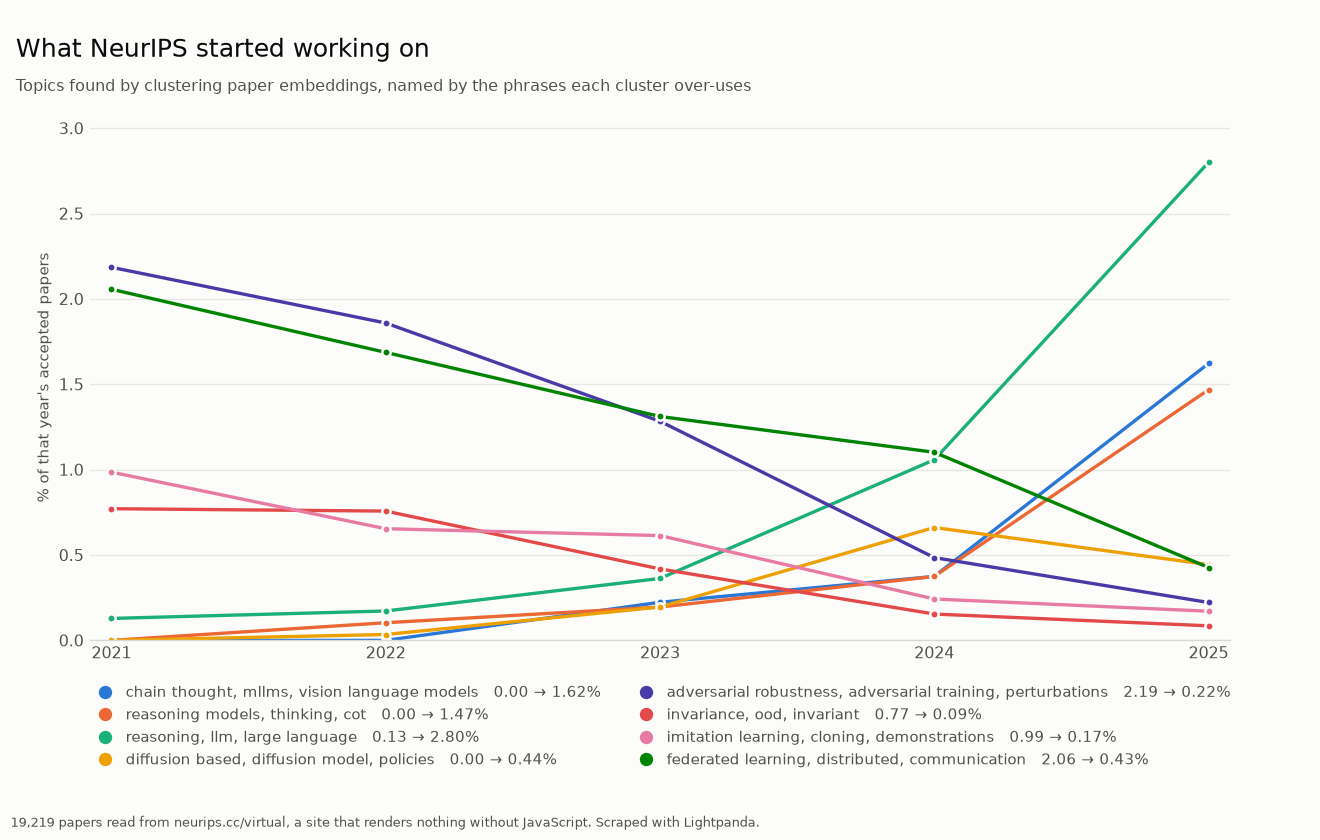

Write Python code to recreate this figure.
# /// script
# requires-python = ">=3.10"
# dependencies = ["lightpanda", "pandas", "numpy", "requests", "fastembed", "scikit-learn",
#                 "matplotlib"]
# ///
"""What NeurIPS started working on, discovered from a site that serves no HTML.

https://neurips.cc/virtual/2025/papers.html renders nothing without JavaScript.
``requests`` gets 800 KB of scripts around an empty card list and a
``<noscript>`` apology; BeautifulSoup finds 0 papers. The page fetches a 27 MB
index, keeps every paper in a JavaScript array, and renders at most 400 cards
from it, so reading the DOM would still miss most of the conference.

Lightpanda runs the page and reads that array instead, one browser per year and
five years at once: 19,219 papers with abstracts, in about a minute.

Those are embedded once, then clustered by Chinese Whispers: every paper starts
as its own topic and repeatedly adopts the majority topic of its nearest
neighbours. No number of clusters is chosen and nothing is forced into a bucket
-- a paper with no close neighbours simply stays alone. Each cluster is named by
the phrases its papers use far more than the conference does.

What comes out is the shape of the field: "3d gaussian splatting" appears from
nothing in 2024, "kv cache, long context" rises tenfold, "federated" and
"adversarial robustness" fall away. Nothing supplied those topics.

Passing a query searches the same embeddings by meaning instead.

Run:  uv run examples/neurips_topics.py
      uv run examples/neurips_topics.py "making models reason step by step"
"""
import argparse
import asyncio
import functools
import os
import re
import sys
import time
from pathlib import Path

import numpy as np
import pandas as pd

from lightpanda import AsyncBrowser

YEARS = [2021, 2022, 2023, 2024, 2025]

# The page keeps every paper here; only 400 of them ever reach the DOM.
PULL = "return allPapers.map(p => [p.title, p.abstract || '', p.url, p.id])"
# 8192 input tokens, comfortably more than any abstract here, so nothing truncates.
GEMINI = "gemini-embedding-2"
EMBED_URL = f"https://generativelanguage.googleapis.com/v1beta/models/{GEMINI}:batchEmbedContents"


async def scrape_year(year: int) -> list[dict]:
    """Every paper of one year, read from the page's own data rather than its cards."""
    # One browser process per year: concurrent sessions sharing a process fail on this
    # workload, each parsing a 27 MB index. --http-timeout is a deadline for the whole
    # response rather than an idle timeout, so that index trips the 15 s default.
    async with AsyncBrowser(args=["--http-timeout", "180000"], max_concurrency=1) as browser:
        async with browser.session() as page:
            await page.goto(url=f"https://neurips.cc/virtual/{year}/papers.html", timeout=180_000)
            # `allPapers` is filled just before the first cards render.
            await page.wait_for_script(
                script="typeof allPapers !== 'undefined' && allPapers.length > 0", timeout=120_000)
            rows = await page.evaluate(script=PULL, timeout=180_000)
    print(f"  {year}: {len(rows)} papers", file=sys.stderr)
    # Site-relative paths, and the oldest years carry none at all: those are linked by id.
    return [{"year": year, "title": t, "abstract": a,
             "url": f"https://neurips.cc{u}" if (u or "").startswith("/")
                    else f"https://neurips.cc/virtual/{year}/poster/{i}"}
            for t, a, u, i in rows]


async def scrape(years: list[int]) -> pd.DataFrame:
    """All the requested years at once, one browser each."""
    results = await asyncio.gather(*(scrape_year(y) for y in years))
    return pd.DataFrame([row for rows in results for row in rows])


def corpus(df: pd.DataFrame) -> pd.Series:
    return df["title"] + ". " + df["abstract"]


def embed_gemini(texts: list[str], key: str) -> np.ndarray:
    """Gemini embeddings, 100 texts per request, a few requests in flight at once."""
    import concurrent.futures as cf

    import requests

    session, batches = requests.Session(), [texts[i:i + 100] for i in range(0, len(texts), 100)]

    def one(batch: list[str]) -> list[list[float]]:
        body = {"requests": [{"model": f"models/{GEMINI}", "outputDimensionality": 768,
                              "content": {"parts": [{"text": t}]}} for t in batch]}
        for attempt in range(5):
            r = session.post(EMBED_URL, headers={"x-goog-api-key": key}, json=body, timeout=180)
            if r.status_code == 429:  # rate limited: back off and try again
                time.sleep(2 ** attempt)
                continue
            r.raise_for_status()
            return [e["values"] for e in r.json()["embeddings"]]
        r.raise_for_status()
        return []

    done, out = 0, []
    with cf.ThreadPoolExecutor(max_workers=6) as pool:
        for chunk in pool.map(one, batches):
            out += chunk
            done += len(chunk)
            print(f"  embedded {done}/{len(texts)}", end="\r", file=sys.stderr)
    return np.array(out)


@functools.cache
def local_model():
    from fastembed import TextEmbedding

    return TextEmbedding(model_name="BAAI/bge-small-en-v1.5")


def embed_local(texts: list[str]) -> np.ndarray:
    """bge-small: 130 MB of ONNX, no torch, no key, no network, but slow over a whole corpus.

    Its limit is 512 tokens, which fastembed enforces by truncating.
    """
    try:  # all cores, where fastembed's multiprocessing is available
        return np.array(list(local_model().embed(texts, batch_size=256, parallel=0)))
    except Exception as exc:
        print(f"  (parallel encoding unavailable: {type(exc).__name__}; using one core)",
              file=sys.stderr)
        return np.array(list(local_model().embed(texts, batch_size=256)))


def unit(vectors: np.ndarray) -> np.ndarray:
    return vectors / np.linalg.norm(vectors, axis=1, keepdims=True)


def embed(texts: list[str], key: str | None) -> np.ndarray:
    return unit(embed_gemini(texts, key) if key else embed_local(texts))


def default_cache() -> Path:
    base = Path(os.environ.get("XDG_CACHE_HOME") or Path.home() / ".cache")
    return base / "neurips_topics" / "embeddings.npz"


def embed_corpus(df: pd.DataFrame, key: str | None, cache: Path) -> np.ndarray:
    """Embed every paper, reusing whatever a previous run already paid for.

    Keyed by paper URL, so adding a year only embeds that year. float16 is ample for a
    cosine ranking and halves a file that runs to tens of megabytes.
    """
    model = GEMINI if key else "bge-small-en-v1.5"
    store: dict[str, np.ndarray] = {}
    if cache.exists():
        with np.load(cache, allow_pickle=False) as z:
            if z["model"].item() == model:
                store = dict(zip(z["keys"].tolist(), z["vectors"]))
            else:
                print(f"  cache holds {z['model'].item()} embeddings; re-embedding", file=sys.stderr)

    keys, texts = df["url"].tolist(), corpus(df).tolist()
    todo = [i for i, k in enumerate(keys) if k not in store]
    if todo:
        if not key:
            print(f"  no GOOGLE_API_KEY, so {len(todo)} papers are encoded locally. This takes a "
                  f"while once; {cache} makes every later run instant.", file=sys.stderr)
        for i, vector in zip(todo, embed([texts[i] for i in todo], key)):
            store[keys[i]] = vector.astype(np.float16)
        cache.parent.mkdir(parents=True, exist_ok=True)
        np.savez_compressed(cache, model=model, keys=np.array(list(store)),
                            vectors=np.stack(list(store.values())))
        print(f"  cached {len(store)} embeddings in {cache}", file=sys.stderr)
    else:
        print(f"  {len(keys)} embeddings came straight from {cache}", file=sys.stderr)
    return np.stack([store[k] for k in keys]).astype(np.float32)


def neighbours(X: np.ndarray, k: int) -> tuple[np.ndarray, np.ndarray]:
    """For every paper, its k nearest others, in chunks so the full matrix never exists."""
    n = len(X)
    idx = np.empty((n, k), dtype=np.int32)
    sim = np.empty((n, k), dtype=np.float32)
    for i in range(0, n, 2000):
        block = X[i:i + 2000] @ X.T
        for row in range(len(block)):
            block[row, i + row] = -1  # a paper is not its own neighbour
        top = np.argpartition(-block, k, axis=1)[:, :k]
        scores = np.take_along_axis(block, top, axis=1)
        order = np.argsort(-scores, axis=1)
        idx[i:i + 2000] = np.take_along_axis(top, order, axis=1)
        sim[i:i + 2000] = np.take_along_axis(scores, order, axis=1)
    return idx, sim


def whisper(idx: np.ndarray, sim: np.ndarray, threshold: float, rounds: int = 8) -> np.ndarray:
    """Chinese Whispers: take the weighted-majority label of your close neighbours, repeatedly.

    Unlike k-means this needs no k, and unlike a nearest-topic assignment it leaves papers
    with no close neighbour in a cluster of their own rather than forcing them somewhere.
    """
    rng = np.random.default_rng(0)
    label = np.arange(len(idx))
    close = sim > threshold
    for _ in range(rounds):
        for i in rng.permutation(len(idx)):
            others, weights = idx[i][close[i]], sim[i][close[i]]
            if len(others) == 0:
                continue
            tally: dict[int, float] = {}
            for other, weight in zip(label[others], weights):
                tally[other] = tally.get(other, 0.0) + float(weight)
            label[i] = max(tally, key=tally.get)
    return label


def topics(df: pd.DataFrame, X: np.ndarray, k: int, threshold: float,
           min_size: int) -> pd.DataFrame:
    """Cluster the papers, name each cluster, and measure its share of every year."""
    from sklearn.feature_extraction.text import CountVectorizer

    print(f"  clustering {len(df):,} papers ...", file=sys.stderr)
    idx, sim = neighbours(X, k)
    label = whisper(idx, sim, threshold)

    vec = CountVectorizer(ngram_range=(1, 3), min_df=10, max_df=0.3, stop_words="english",
                          binary=True)
    D = vec.fit_transform(corpus(df).str.lower())
    terms = np.array(vec.get_feature_names_out())
    overall = np.asarray(D.mean(axis=0)).ravel()

    def name(members: np.ndarray) -> str:
        """The phrases this cluster uses far more than the conference as a whole."""
        inside = np.asarray(D[members].mean(axis=0)).ravel()
        lift = (inside + 0.003) / (overall + 0.003)
        kept: list[str] = []
        for i in np.argsort(lift)[::-1]:
            if inside[i] < 0.25 or any(terms[i] in k or k in terms[i] for k in kept):
                continue
            kept.append(str(terms[i]))
            if len(kept) == 3:
                break
        return ", ".join(kept)

    years = sorted(df["year"].unique())
    sizes = pd.Series(label).value_counts()
    rows = {}
    for cluster in sizes[sizes >= min_size].index:
        members = label == cluster
        rows[name(members)] = [members[(df["year"] == y).to_numpy()].mean() * 100 for y in years]
    clusters = len(sizes)
    named = pd.DataFrame(rows, index=pd.Index(years, name="year"))
    print(f"  {clusters:,} clusters, {named.shape[1]} with {min_size}+ papers, "
          f"{(sizes[sizes >= min_size].sum() / len(df)):.0%} of papers in one", file=sys.stderr)
    return named


def movers(pct: pd.DataFrame, n: int = 4) -> pd.DataFrame:
    """The clusters that grew and shrank most, by ratio between the first and last year."""
    growth = ((pct.iloc[-1] + 0.05) / (pct.iloc[0] + 0.05)).sort_values()
    return pct[list(growth.index[::-1][:n]) + list(growth.index[:n])]


def words_of(query: str) -> re.Pattern:
    """The query's own content words, for spotting hits that share none of them."""
    common = {"the", "a", "an", "of", "for", "to", "in", "on", "with", "and", "or", "by", "that",
              "how", "what", "using", "use", "via", "from", "at", "is", "are", "be", "as", "it"}
    words = [w for w in re.findall(r"[a-z0-9]+", query.lower()) if w not in common and len(w) > 2]
    return re.compile("|".join(re.escape(w) for w in words) or r"(?!)", re.I)


def show(df: pd.DataFrame, X: np.ndarray, key: str | None, query: str, top: int) -> None:
    """Rank every paper against the query and print the best of them."""
    scores = X @ embed([query], key)[0]
    shares = corpus(df).str.contains(words_of(query), regex=True)

    print(f"\n{len(df):,} papers · {query!r}\n")
    for i in scores.argsort()[::-1][:top]:
        row = df.iloc[i]
        borrowed = "" if shares.iloc[i] else "   (shares no word with your query)"
        print(f"  {scores[i]:.2f}  {row['year']}  {row['title']}{borrowed}")
        print(f"              {row['url']}")

    print("\nclosest in each year:")
    for year, group in df.assign(score=scores).groupby("year"):
        row = group.nlargest(1, "score").iloc[0]
        print(f"  {row['score']:.2f}  {year}  {row['title']}")


def report(pct: pd.DataFrame, counts: pd.Series) -> None:
    top = movers(pct)
    print(f"\nPapers per year:\n{counts.to_string()}")
    print("\nShare of each year's papers, by discovered topic (%):")
    print(top.round(2).T.to_string())


def plot(pct: pd.DataFrame, out: Path, papers: int) -> None:
    import matplotlib

    matplotlib.use("Agg")  # before pyplot, so no GUI backend is pulled in
    import matplotlib.pyplot as plt

    top = movers(pct)
    fig, ax = plt.subplots(figsize=(11, 7), facecolor=SURFACE)
    ax.set_facecolor(SURFACE)
    years = list(top.index)
    # Eight series ending within a whisker of each other cannot carry end labels: they would
    # sit nowhere near their own line. A legend says which is which without guessing.
    handles = []
    for i, column in enumerate(top.columns):
        ax.plot(years, top[column], color=PALETTE[i], linewidth=2, marker="o", markersize=5,
                markeredgecolor=SURFACE, markeredgewidth=1.5)
        handles.append(plt.Line2D([], [], marker="o", linestyle="", markersize=7,
                                  color=PALETTE[i],
                                  label=f"{column}   {top[column].iloc[0]:.2f} → {top[column].iloc[-1]:.2f}%"))
    ax.legend(handles=handles, loc="upper center", bbox_to_anchor=(0.5, -0.06), ncol=2,
              frameon=False, fontsize=9, labelcolor=MUTED, handletextpad=0.4, columnspacing=2)
    ax.set_xticks(years)
    ax.set_xlim(years[0] - 0.08, years[-1] + 0.08)
    ax.set_ylim(0, max(top.max()) * 1.10)
    ax.set_ylabel("% of that year's accepted papers", color=MUTED, fontsize=9)
    ax.tick_params(colors=MUTED, length=0, labelsize=9.5)
    for side in ("top", "right", "left"):
        ax.spines[side].set_visible(False)
    ax.spines["bottom"].set_color("#d9d8d3")
    ax.yaxis.grid(True, color=GRID, linewidth=0.8)
    ax.set_axisbelow(True)
    fig.text(0.012, 0.955, "What NeurIPS started working on", fontsize=15, color=INK, va="top")
    fig.text(0.012, 0.906, "Topics found by clustering paper embeddings, named by the phrases "
             "each cluster over-uses", fontsize=9.5, color=MUTED, va="top")
    fig.text(0.008, 0.012, f"{papers:,} papers read from neurips.cc/virtual, a site that renders "
             "nothing without JavaScript. Scraped with Lightpanda.",
             fontsize=8, color=MUTED, va="bottom")
    fig.tight_layout(rect=(0, 0.04, 1, 0.885))
    fig.savefig(out, dpi=120)
    print(f"\nChart written to {out}")


PALETTE = ["#2a78d6", "#eb6834", "#1baf7a", "#eda100", "#4a3aa7", "#e34948", "#e87ba4", "#008300"]
INK, MUTED, SURFACE, GRID = "#0b0b0b", "#52514e", "#fcfcfb", "#e8e7e2"


if __name__ == "__main__":
    parser = argparse.ArgumentParser(description=__doc__.split("\n\n")[0])
    parser.add_argument("query", nargs="*", help="what to look for; omit for an interactive prompt")
    parser.add_argument("--years", nargs="+", type=int, default=YEARS, metavar="YEAR",
                        help=f"NeurIPS years to read (default: {YEARS[0]}-{YEARS[-1]})")
    parser.add_argument("--top", type=int, default=8, metavar="N", help="results to show (default: 8)")
    parser.add_argument("--neighbours", type=int, default=15, metavar="K",
                        help="nearest neighbours per paper in the graph (default: 15)")
    parser.add_argument("--threshold", type=float, default=0.85, metavar="S",
                        help="similarity an edge needs to count (default: 0.85)")
    parser.add_argument("--min-size", type=int, default=60, metavar="N",
                        help="smallest cluster to report (default: 60)")
    parser.add_argument("--cache", type=Path, default=default_cache(), metavar="PATH",
                        help="where to keep embeddings between runs")
    parser.add_argument("--csv", type=Path, metavar="PATH", help="write the scraped papers to a CSV file")
    parser.add_argument("--from-csv", type=Path, metavar="PATH",
                        help="skip the browser, search a saved CSV")
    args = parser.parse_args()
    sys.stdout.reconfigure(line_buffering=True)  # keep stdout and the stderr progress in order

    if args.from_csv:
        df = pd.read_csv(args.from_csv).fillna({"abstract": ""})
    else:
        print(f"Reading NeurIPS {', '.join(map(str, args.years))} ...", file=sys.stderr)
        df = asyncio.run(scrape(args.years))
    if args.csv:
        df.to_csv(args.csv, index=False)
        print(f"Papers written to {args.csv}", file=sys.stderr)

    key = os.environ.get("GOOGLE_API_KEY")
    print(f"Embedding {len(df):,} papers with {GEMINI if key else 'bge-small-en-v1.5'} ...",
          file=sys.stderr)
    X = embed_corpus(df, key, args.cache)

    if args.query:  # the embeddings are paid for, so searching them is free
        show(df, X, key, " ".join(args.query), args.top)
    else:
        pct = topics(df, X, args.neighbours, args.threshold, args.min_size)
        report(pct, df.groupby("year").size())
        plot(pct, Path(__file__).with_name("neurips_topics.png"), len(df))
